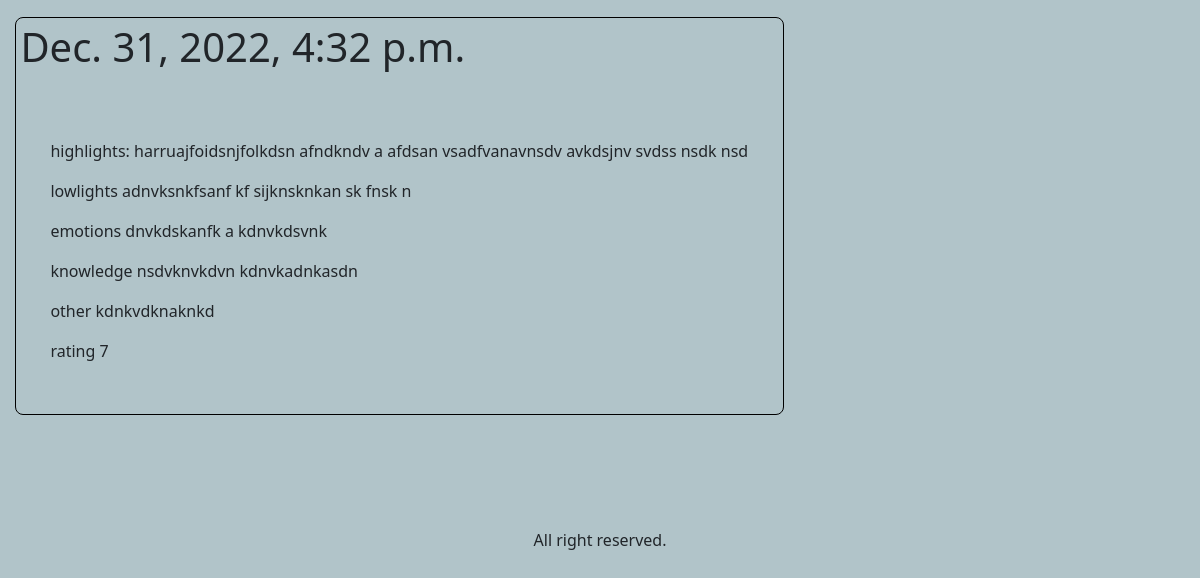
The page /journal (signed in, lower part) on the database as committed earlier.
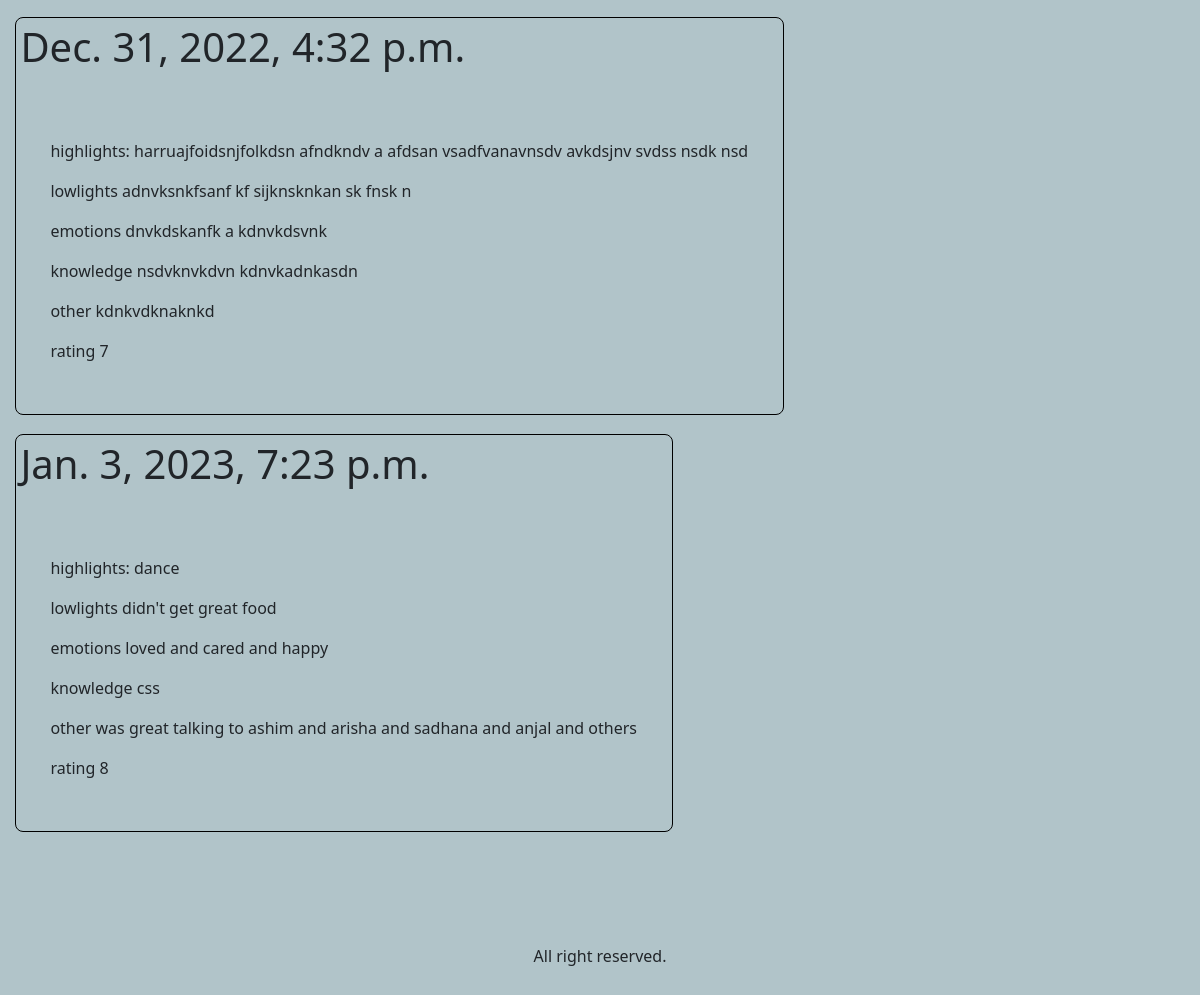
The same page on the database as committed later.
### deepdive/models.py (models this page shows, shortened)
class Journal(models.Model):
    user = models.ForeignKey(User,on_delete=models.CASCADE)
    date = models.DateTimeField(auto_now_add=True)
    highlights = models.CharField(max_length=1024)
    lowlights = models.CharField(max_length=1024)
    emotions = models.CharField(max_length=1024)
    knowledge = models.CharField(max_length=1024)
    other = models.CharField(max_length=1024)
    rating = models.IntegerField()

### deepdive/views.py (the view)
# urls.py: path('journal',views.journal,name='journal'),
@login_required
def journal(request):
    journals = Journal.objects.filter(user=request.user).all()
    return render(request,'deepdive/journal.html',{
        'journals':journals
    })

### deepdive/templates/deepdive/journal.html (shortened to what this page needs)
{% extends 'deepdive/layout.html' %}
{% load static %}
{% block body %}
<div class="box">
    <div class="posts">
        {% for journal in journals %}
        <div class="journal">
            <h1>{{journal.date}}</h1>
            <div class="box2">
                <p>highlights: {{journal.highlights}}</p>
                <p>lowlights {{journal.lowlights}}</p>
                <p>emotions {{journal.emotions}}</p>
                <p>knowledge {{journal.knowledge}}</p>
                <p>other {{journal.other}}</p>
                <p>rating {{journal.rating}}</p>
            </div>
        </div>
        {% endfor %}
    </div>
</div>
{% endblock %}

### deepdive/templates/deepdive/layout.html (shortened to what this page needs)
{% load static %}
<!DOCTYPE html>
<html lang="en">
<head>
  <link href="https://cdn.jsdelivr.net/npm/bootstrap@5.3.0-alpha1/dist/css/bootstrap.min.css" rel="stylesheet">
  <link rel="stylesheet" type="text/css" href="{% static 'deepdive/style.css' %}">
</head>
<body>
  <div class=box1>
  {% block body %}
  {% endblock %}
  </div>
  <footer>
    <div>All right reserved.</div>
  </footer>
</body>
</html>

### deepdive/static/deepdive/style.css (style rules this page uses)
* { padding: 0px; margin: 0px; }
body { background-color:#b1c4c9; padding: 5px; width: 100%; }
.box { display: flex; width: fit-content; justify-content: flex-start; overflow: hidden; flex-wrap: wrap; width: 100%; }
.box1 { width: 100%; overflow: hidden; }
.journal { margin: .6rem; padding: .3rem; border-radius: .5rem; display: flex; flex-wrap: wrap; flex-direction: column; align-items: flex-start; border: solid black 1px; }
.box2 { margin-top: 30px; padding: 30px; }
footer { display: flex; align-items: center; justify-content: center; flex-direction: column; height: 200px; }
footer div { margin-top: 30px; }
.posts { display: flex;flex-wrap: wrap; }

Rows that differ between the two databases and show on the page:
added Journal: date "Jan. 3, 2023, 7:23 p.m.", highlights "dance", lowlights "didn't get great food", emotions "loved and cared and happy", knowledge "css", other "was great talking to ashim and arisha and sadhana and anjal and others", rating "8"
